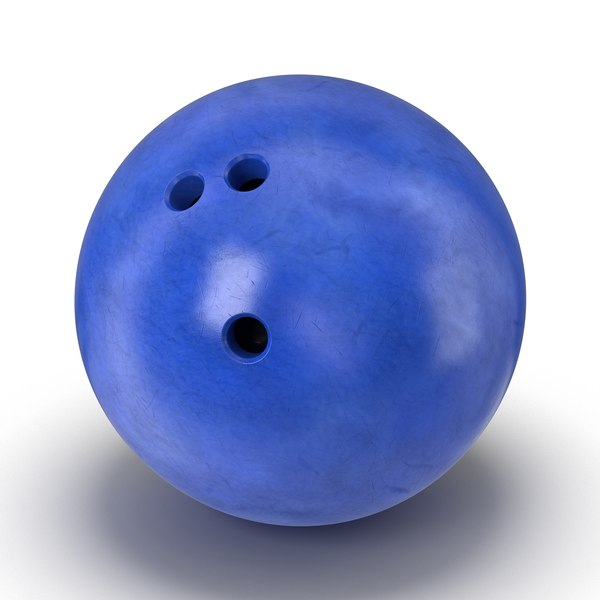
#> input picture ball.jpg, 600 x 600 px
$ python basic_cv.py
#> lines starting #> are read from the running program, lines starting #| are printed output that depends on the picture; after the words box and inside, x2 and y2 are one past the last pixel; in counts of white or black regions, pixels touching at a corner belong together
import cv2
import numpy as np
import matplotlib.pyplot as plt


#loading and showing an image
image = cv2.imread("ball.jpg")
#> image is the input picture: shape (600, 600, 3); mean B, G, R 208.3, 164.9, 152.9
# cv2.imshow("ball image", image)
cv2.waitKey(0)
cv2.destroyAllWindows()


# converting image to grayscale
gray = cv2.cvtColor(image,cv2.COLOR_BGR2GRAY)
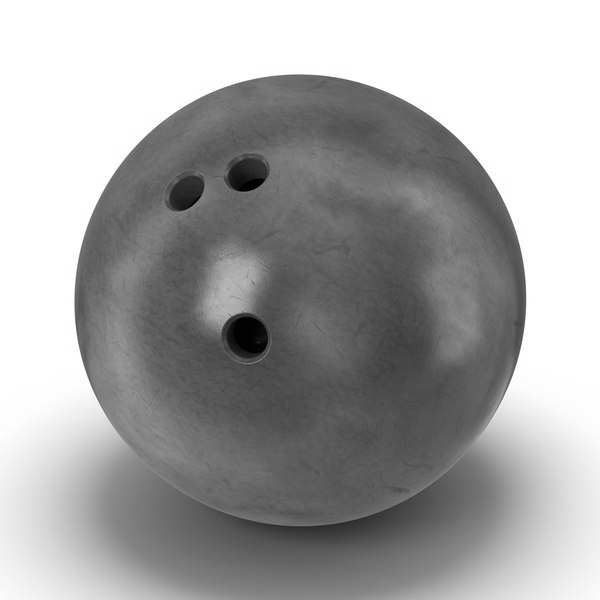
#> gray: shape (600, 600); min 0, max 255, mean 166.2
# cv2.imshow("Grayscale image", gray)
cv2.waitKey(0)
cv2.destroyAllWindows


# saving the processed image
cv2.imwrite("grayscale_ball.jpg",gray)

#resizing an image
resized = cv2.resize(image, (30,30))
# cv2.imshow("resized image",image)
cv2.waitKey(0)
cv2.destroyAllWindows()

#to rotate image
(h,w) = image.shape[:2]
#> h = 600; w = 600
center = (w//2, h//2)
#> center = (300, 300)
m = cv2.getRotationMatrix2D(center,45,0.5)
rotated = cv2.warpAffine(image,m,(w,h))
# cv2.imshow("rotated image",rotated)
cv2.waitKey(0)
cv2.destroyAllWindows()


#canny edge detection
edges = cv2.Canny(gray,50,150)
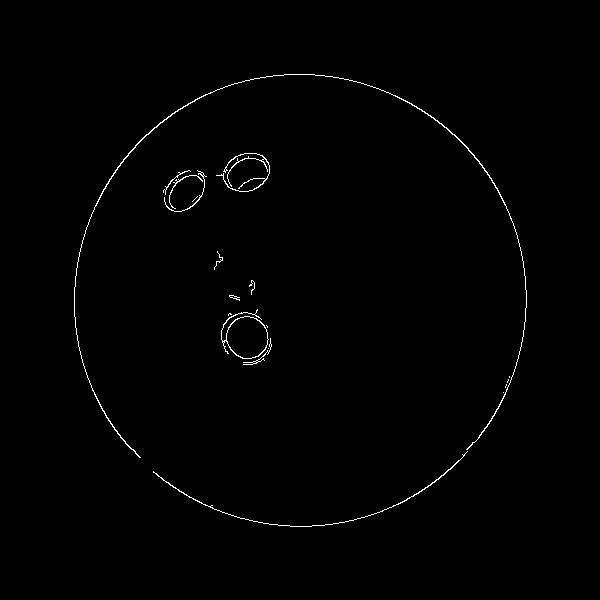
#> edges: shape (600, 600); 0.71% white in thin lines or dots, all inside (x1, y1, x2, y2) = (74, 74, 527, 527)
# cv2.imshow("edge detection", edges)
cv2.waitKey(0)
cv2.destroyAllWindows()

#blurring an image
blurred = cv2.GaussianBlur(image, (15,15), 10)
# cv2.imshow("blurred image", blurred)
cv2.waitKey(0)
cv2.destroyAllWindows()


#transforming football field
#perspective warping or birds eye view
import cv2
import numpy as np

image = cv2.imread("offside_detection2.png")
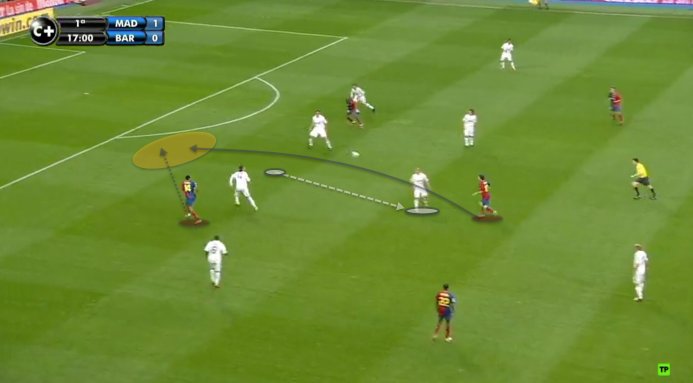
#> input picture offside_detection2.png, 1386 x 765 px (shown at 1/2 size)
#> image is the input picture: shape (765, 1386, 3); mean B, G, R 51.4, 138.7, 108.5

# Define 4 source points (corners of the field in the image)
pts1 = np.float32([[320, 50], [700, 50], [50, 500], [950, 500]])

# Define 4 destination points (top-down view)
pts2 = np.float32([[0, 0], [500, 0], [0, 300], [500, 300]])

# Compute transformation matrix
matrix = cv2.getPerspectiveTransform(pts1, pts2)

# Apply the warp perspective
warped = cv2.warpPerspective(image, matrix, (500, 300))
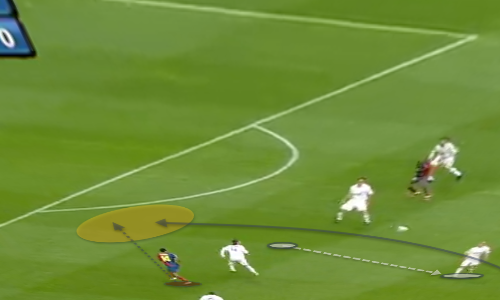
#> warped: shape (300, 500, 3); mean B, G, R 54.4, 141, 109.6
# cv2.imshow("Warped Image", warped)
cv2.waitKey(0)
cv2.destroyAllWindows()


# with automatic edge detection
#!!!!!!!!!!!!!!!!!!!!!not working currently!!!!!!!!!!!!!!!!!!!!!!!!!!!

def order_points(pts):
    """ Orders points in the correct sequence: top-left, top-right, bottom-left, bottom-right. """
    rect = np.zeros((4, 2), dtype="float32")

    # Sum and difference of points to determine top-left, top-right, etc.
    s = pts.sum(axis=1)
    diff = np.diff(pts, axis=1)

    rect[0] = pts[np.argmin(s)]  # Top-left has the smallest sum
    rect[1] = pts[np.argmin(diff)]  # Top-right has the smallest difference
    rect[2] = pts[np.argmax(diff)]  # Bottom-left has the largest difference
    rect[3] = pts[np.argmax(s)]  # Bottom-right has the largest sum

    return rect

def find_corners(image):
    """ Automatically detects the 4 main corners of the largest quadrilateral in the image. """
    gray = cv2.cvtColor(image, cv2.COLOR_BGR2GRAY)  # Convert to grayscale
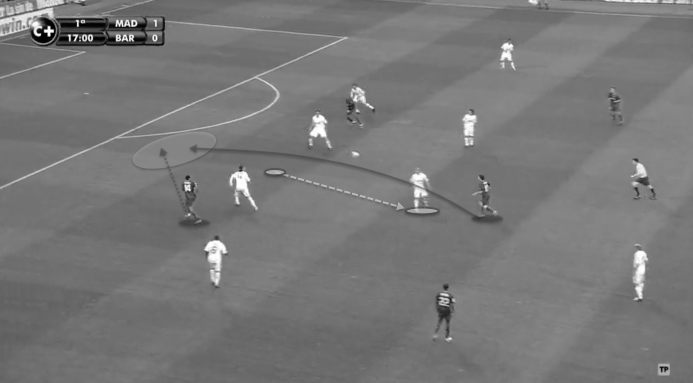
#> gray: shape (765, 1386) (shown at 1/2 size); min 0, max 255, mean 119.7
    blurred = cv2.GaussianBlur(gray, (5, 5), 0)  # Apply Gaussian blur to remove noise
#> blurred: shape (765, 1386)
    edges = cv2.Canny(blurred, 50, 150)  # Apply Canny edge detection
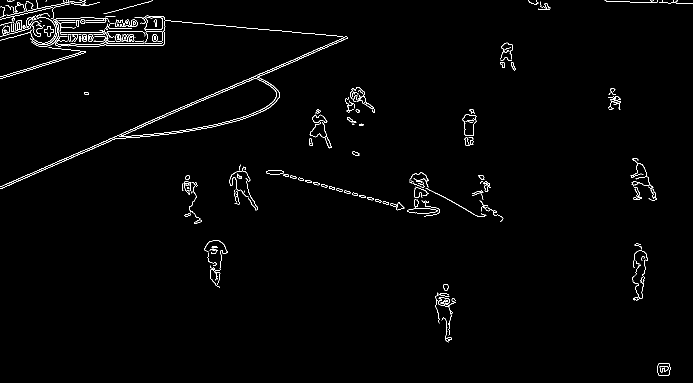
#> edges: shape (765, 1386) (shown at 1/2 size); 1.3% white in thin lines or dots

    # Find contours from edges
    contours, _ = cv2.findContours(edges, cv2.RETR_EXTERNAL, cv2.CHAIN_APPROX_SIMPLE)
#> contours = 189 contours, 119 with area under 20; largest, box (x1, y1, x2, y2) and area: (238, 156, 554, 274) 13368, (289, 62, 325, 88) 781, (1315, 727, 1341, 752) 553, (814, 416, 875, 427) 438, (0, 41, 696, 378) 322
    contours = sorted(contours, key=cv2.contourArea, reverse=True)[:5]  # Get largest contours
#> contours = 5 contours; box (x1, y1, x2, y2) and area: (238, 156, 554, 274) 13368, (289, 62, 325, 88) 781, (1315, 727, 1341, 752) 553, (814, 416, 875, 427) 438, (0, 41, 696, 378) 322

    for c in contours:
        peri = cv2.arcLength(c, True)  # Perimeter of contour
        approx = cv2.approxPolyDP(c, 0.02 * peri, True)  # Approximate polygon shape

        if len(approx) == 4:  # If the shape has 4 corners, we assume it's the field
            return order_points(approx.reshape(4, 2))
#> this loop made 1 pass
#> (peri, approx, s in order_points, diff in order_points) on pass 1: (735.4, [[552, 183], [510, 156], [238, 273], [477, 237]], [735, 666, 511, 714], [-369, -354, 35, -240])
#> `corners = find_corners(image)`: corners = [[238, 273], [552, 183], [238, 273], [552, 183]]

    return None  # If no quadrilateral is found

def warp_perspective(image, pts):
    """ Applies perspective transformation to warp the image into a top-down view. """
    if pts is None:
        print("⚠️ No quadrilateral detected. Please check the image.")
        return None

    # Define output size (change as needed)
    width, height = 500, 300

    # Define the destination points for the top-down view
    dst_pts = np.float32([[0, 0], [width, 0], [0, height], [width, height]])

    # Compute the perspective transformation matrix
    matrix = cv2.getPerspectiveTransform(pts, dst_pts)
#> matrix = [[-7.02e-05, -0.000245, 0.0836], [0.000837, 0.00292, -0.996], [-5.08e-08, -1.77e-07, 6.05e-05]]

    # Apply the transformation
    warped = cv2.warpPerspective(image, matrix, (width, height))
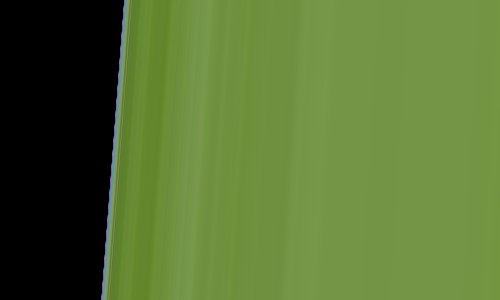
#> warped: shape (300, 500, 3); mean B, G, R 51, 113, 87.3

    return warped

# Load image
image = cv2.imread("offside_detection2.png")  # Change this to your image file

# Find corners automatically
corners = find_corners(image)

# Warp perspective based on detected corners
warped_image = warp_perspective(image, corners)

# Show results
if warped_image is not None:
    cv2.imshow("Original Image", image)
    cv2.imshow("Warped Image", warped_image)
    cv2.waitKey(0)
    cv2.destroyAllWindows()
